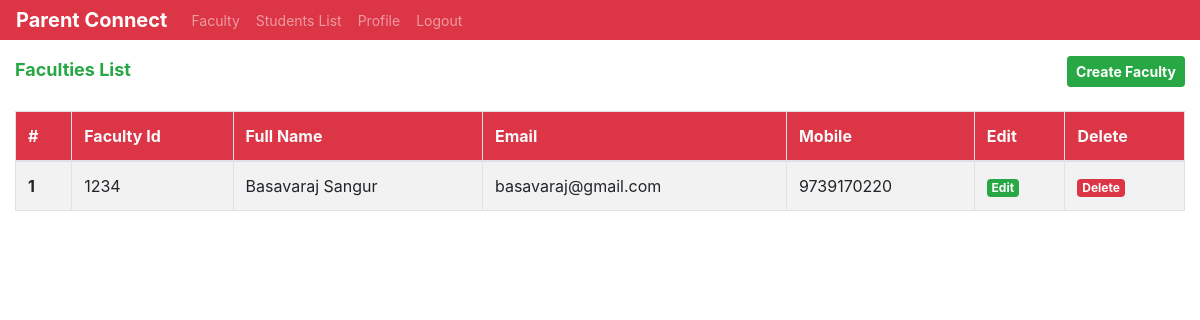
Page /departments/faculty.php on the earlier database version.
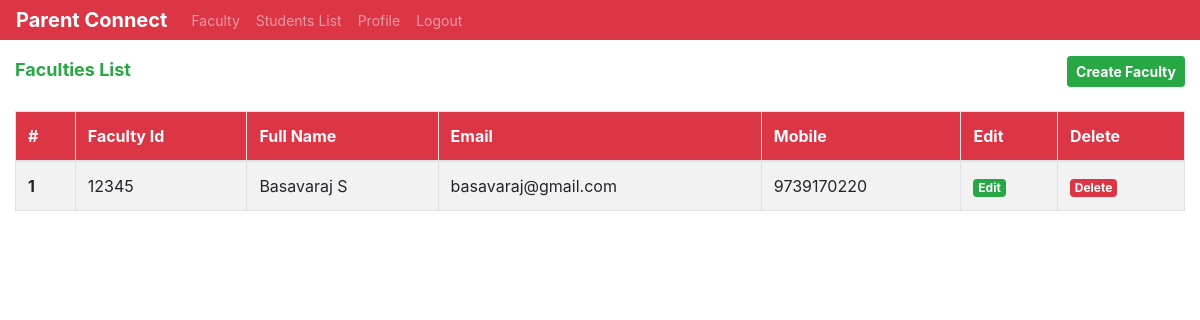
Same page on the later database version.
### tables this page shows
CREATE TABLE IF NOT EXISTS `faculties` (
  `id` int(11) NOT NULL AUTO_INCREMENT,
  `first_name` varchar(100) NOT NULL,
  `last_name` varchar(100) NOT NULL,
  `deptId` varchar(15) NOT NULL,
  `faculty_id` varchar(15) NOT NULL,
  `email` varchar(100) NOT NULL,
  `mobile` double NOT NULL,
  `password` varchar(100) NOT NULL DEFAULT 'Password@123',
  PRIMARY KEY (`id`),
  KEY `deptId` (`deptId`)
);

### departments/faculty.php (the view, shortened to what this page needs)
<?php
include('./department_header.php');
include('../db/dbcon.php');
$result = mysqli_query($con, "SELECT * FROM `faculties`") or die(mysqli_error($con));
$seminar_hall_count = mysqli_num_rows($result);
?>
<!DOCTYPE html>
<html lang="en">
<head>
</head>
<body>
    <div class="container-fluid">
        <div class="row mt-3">
            <div class="col-md-8">
                <p class="page-title font-weight-bold text-success m-0">Faculties List</p>
            </div>
            <div class="col-md-4 text-right">
                <a href="./create_faculty.php" class="btn btn-sm btn-success font-weight-bold">Create Faculty</a>
            </div>
        </div>
        <div class="mt-4">
            <?php
            if ($seminar_hall_count === 0) {
            ?>
                <div class="text-center">
                    <img src="./../images/no-data.png" alt="No Data" width="300px">
                    <p class="text-muted font-weight-bold m-0">No Faculties found</p>
                </div>
            <?php
            } else {
            ?>
                <table class="table table-bordered table-striped">
                    <thead>
                        <tr class="bg-danger text-light">
                            <th scope="col">#</th>
                            <th scope="col">Faculty Id</th>
                            <th scope="col">Full Name</th>
                            <th scope="col">Email</th>
                            <th scope="col">Mobile</th>
                            <th scope="col">Edit</th>
                            <th scope="col">Delete</th>
                        </tr>
                    </thead>
                    <tbody>
                        <?php
                        $count = 0;
                        while ($row = mysqli_fetch_array($result)) {
                            $count = $count + 1;
                        ?>
                            <tr>
                                <th scope="row"><?php echo $count; ?></th>
                                <td><?php echo $row[4]; ?></td>
                                <td><?php echo $row[1]; ?> <?php echo $row[2]; ?></td>
                                <td><?php echo $row[5]; ?></td>
                                <td><?php echo $row[6]; ?></td>
                                <td><a href="./edit_faculty.php?id=<?php echo $row[0]; ?>" class="badge badge-success">Edit</a></td>
                                <td><a href="./faculty.php?id=<?php echo $row[0]; ?>" class="badge badge-danger">Delete</a></td>
                            </tr>
                        <?php
                        }
                        ?>
                    </tbody>
                </table>
            <?php
            }
            ?>
        </div>
    </div>
</body>
</html>

### departments/department_header.php (shortened to what this page needs)
<!DOCTYPE html>
<html lang="en">
<head>
    <link rel="stylesheet" href="../css/bootstrap.min.css">
    <link rel="stylesheet" href="../css/style.css">
</head>
<body>
    <nav class="navbar navbar-expand-lg navbar-dark bg-danger">
        <a class="navbar-brand font-weight-bold" href="#">Parent Connect</a>
        <div class="collapse navbar-collapse" id="navbarNav">
            <ul class="navbar-nav">
                <li class="nav-item">
                    <a class="nav-link" href="./faculty.php">Faculty</a>
                </li>
                <li class="nav-item">
                    <a class="nav-link" href="./students.php">Students List</a>
                </li>
                <li class="nav-item">
                    <a class="nav-link" href="./profile.php">Profile</a>
                </li>
                <li class="nav-item">
                    <a class="nav-link" href="./logout.php">Logout</a>
                </li>
            </ul>
        </div>
    </nav>
</body>
</html>

### css/style.css (style rules this page uses)
.page-title { font-size: 18px; }
nav { padding: 0rem 1rem !important; font-size: 14px; }

Differences in the rows shown:
removed faculties: faculty "1234", first_name "Basavaraj", last_name "Sangur", email "basavaraj@gmail.com", mobile "9739170220"
added faculties: faculty "12345", first_name "Basavaraj", last_name "S", email "basavaraj@gmail.com", mobile "9739170220"
